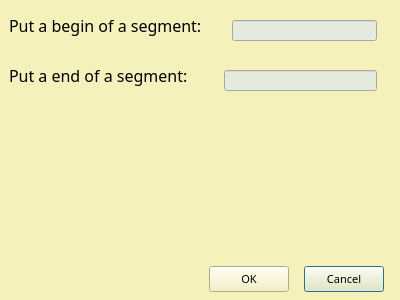
<?xml version="1.0" encoding="UTF-8"?>
<ui version="4.0">
 <class>PriceSegment</class>
 <widget class="QDialog" name="PriceSegment">
  <property name="geometry">
   <rect>
    <x>0</x>
    <y>0</y>
    <width>400</width>
    <height>300</height>
   </rect>
  </property>
  <property name="windowTitle">
   <string>Car Spreadsheet</string>
  </property>
  <property name="windowIcon">
   <iconset resource="Images.qrc">
    <normaloff>:/icons/carIcon</normaloff>:/icons/carIcon</iconset>
  </property>
  <property name="styleSheet">
   <string notr="true">background-color: #F4F1BB

</string>
  </property>
  <widget class="QLabel" name="Shape2">
   <property name="geometry">
    <rect>
     <x>64</x>
     <y>10</y>
     <width>393</width>
     <height>271</height>
    </rect>
   </property>
   <property name="styleSheet">
    <string notr="true">background-image: url(:/Shapes/Shape2.png);</string>
   </property>
   <property name="text">
    <string/>
   </property>
  </widget>
  <widget class="QLabel" name="Shape3">
   <property name="geometry">
    <rect>
     <x>104</x>
     <y>140</y>
     <width>113</width>
     <height>131</height>
    </rect>
   </property>
   <property name="styleSheet">
    <string notr="true">background-image: url(:/Shapes/Shape3.png);</string>
   </property>
   <property name="text">
    <string/>
   </property>
  </widget>
  <widget class="QLabel" name="Shape3_2">
   <property name="geometry">
    <rect>
     <x>296</x>
     <y>220</y>
     <width>113</width>
     <height>131</height>
    </rect>
   </property>
   <property name="styleSheet">
    <string notr="true">background-image: url(:/Shapes/Shape3.png);</string>
   </property>
   <property name="text">
    <string/>
   </property>
  </widget>
  <widget class="QLabel" name="Shape2_2">
   <property name="geometry">
    <rect>
     <x>-64</x>
     <y>-50</y>
     <width>137</width>
     <height>131</height>
    </rect>
   </property>
   <property name="styleSheet">
    <string notr="true">background-image: url(:/Shapes/Shape2.png);</string>
   </property>
   <property name="text">
    <string/>
   </property>
  </widget>
  <widget class="QLabel" name="Shape4">
   <property name="geometry">
    <rect>
     <x>-488</x>
     <y>-250</y>
     <width>609</width>
     <height>891</height>
    </rect>
   </property>
   <property name="styleSheet">
    <string notr="true">background-image: url(:/Shapes/Shape4.png);</string>
   </property>
   <property name="text">
    <string/>
   </property>
  </widget>
  <widget class="QLabel" name="Shape2_3">
   <property name="geometry">
    <rect>
     <x>-56</x>
     <y>30</y>
     <width>153</width>
     <height>121</height>
    </rect>
   </property>
   <property name="styleSheet">
    <string notr="true">background-image: url(:/Shapes/Shape2.png);</string>
   </property>
   <property name="text">
    <string/>
   </property>
  </widget>
  <widget class="QLineEdit" name="endSegmentLineEdit">
   <property name="geometry">
    <rect>
     <x>224</x>
     <y>70</y>
     <width>153</width>
     <height>21</height>
    </rect>
   </property>
   <property name="font">
    <font>
     <family>Yu Gothic UI Semilight</family>
     <pointsize>12</pointsize>
     <weight>50</weight>
     <italic>false</italic>
     <bold>false</bold>
    </font>
   </property>
   <property name="styleSheet">
    <string notr="true">background-color: #E6EBE0;
font: 12pt &quot;Yu Gothic UI Semilight&quot;;


</string>
   </property>
  </widget>
  <widget class="QLineEdit" name="beginSegmentLineEdit">
   <property name="geometry">
    <rect>
     <x>232</x>
     <y>20</y>
     <width>145</width>
     <height>21</height>
    </rect>
   </property>
   <property name="font">
    <font>
     <family>Yu Gothic UI Semilight</family>
     <pointsize>12</pointsize>
     <weight>50</weight>
     <italic>false</italic>
     <bold>false</bold>
    </font>
   </property>
   <property name="styleSheet">
    <string notr="true">background-color: #E6EBE0;
font: 12pt &quot;Yu Gothic UI Semilight&quot;;


</string>
   </property>
  </widget>
  <widget class="QPushButton" name="cancelPushButton">
   <property name="geometry">
    <rect>
     <x>304</x>
     <y>266</y>
     <width>80</width>
     <height>26</height>
    </rect>
   </property>
   <property name="font">
    <font>
     <family>Yu Gothic UI Semilight</family>
     <pointsize>8</pointsize>
     <weight>50</weight>
     <italic>false</italic>
     <bold>false</bold>
    </font>
   </property>
   <property name="cursor">
    <cursorShape>PointingHandCursor</cursorShape>
   </property>
   <property name="styleSheet">
    <string notr="true">QPushButton{
	background-color:#F4F1BB;
	font: 8pt &quot;Yu Gothic UI Semilight&quot;;
}
QPushButton:pressed{
	background-color:rgb(255, 251, 195);
}</string>
   </property>
   <property name="text">
    <string>Cancel</string>
   </property>
  </widget>
  <widget class="QPushButton" name="okPushButton">
   <property name="geometry">
    <rect>
     <x>209</x>
     <y>266</y>
     <width>80</width>
     <height>26</height>
    </rect>
   </property>
   <property name="font">
    <font>
     <family>Yu Gothic UI Semilight</family>
     <pointsize>8</pointsize>
     <weight>50</weight>
     <italic>false</italic>
     <bold>false</bold>
    </font>
   </property>
   <property name="cursor">
    <cursorShape>PointingHandCursor</cursorShape>
   </property>
   <property name="styleSheet">
    <string notr="true">QPushButton{
	background-color:#F4F1BB;
	font: 8pt &quot;Yu Gothic UI Semilight&quot;;
}
QPushButton:pressed{
	background-color:rgb(255, 251, 195);
}</string>
   </property>
   <property name="text">
    <string>OK</string>
   </property>
  </widget>
  <widget class="QLabel" name="label_2">
   <property name="geometry">
    <rect>
     <x>9</x>
     <y>61</y>
     <width>204</width>
     <height>28</height>
    </rect>
   </property>
   <property name="font">
    <font>
     <family>Yu Gothic UI Semilight</family>
     <pointsize>12</pointsize>
     <weight>50</weight>
     <italic>false</italic>
     <bold>false</bold>
    </font>
   </property>
   <property name="styleSheet">
    <string notr="true">font: 12pt &quot;Yu Gothic UI Semilight&quot;;</string>
   </property>
   <property name="text">
    <string>Put a end of a segment: </string>
   </property>
  </widget>
  <widget class="QLabel" name="label">
   <property name="geometry">
    <rect>
     <x>9</x>
     <y>11</y>
     <width>219</width>
     <height>28</height>
    </rect>
   </property>
   <property name="font">
    <font>
     <family>Yu Gothic UI Semilight</family>
     <pointsize>12</pointsize>
     <weight>50</weight>
     <italic>false</italic>
     <bold>false</bold>
    </font>
   </property>
   <property name="styleSheet">
    <string notr="true">font: 12pt &quot;Yu Gothic UI Semilight&quot;;</string>
   </property>
   <property name="text">
    <string>Put a begin of a segment: </string>
   </property>
  </widget>
  <zorder>Shape2</zorder>
  <zorder>Shape4</zorder>
  <zorder>Shape2_3</zorder>
  <zorder>Shape2_2</zorder>
  <zorder>Shape3_2</zorder>
  <zorder>endSegmentLineEdit</zorder>
  <zorder>beginSegmentLineEdit</zorder>
  <zorder>cancelPushButton</zorder>
  <zorder>Shape3</zorder>
  <zorder>okPushButton</zorder>
  <zorder>label_2</zorder>
  <zorder>label</zorder>
 </widget>
 <resources>
  <include location="Images.qrc"/>
 </resources>
 <connections/>
</ui>
